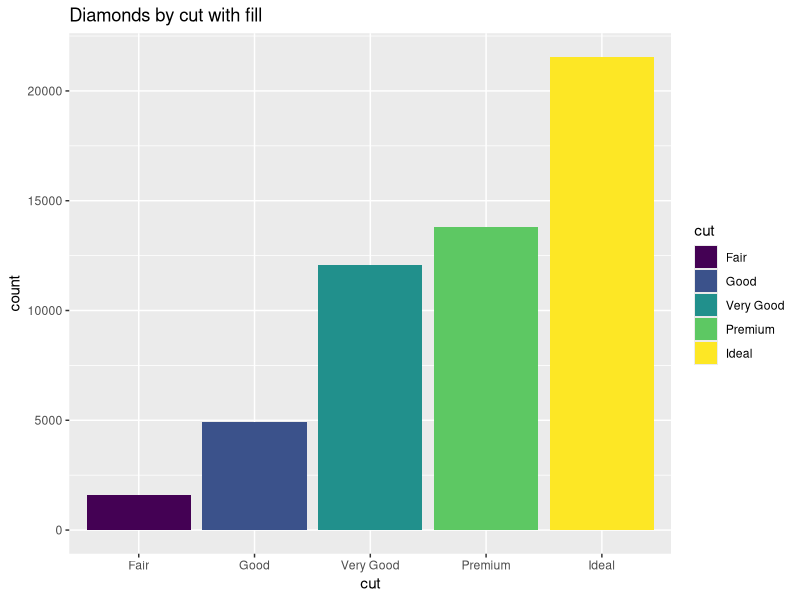
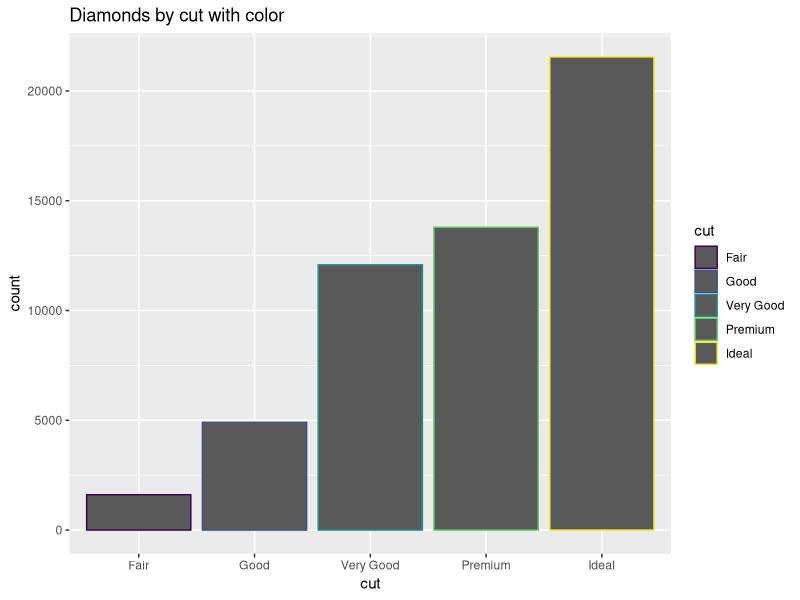
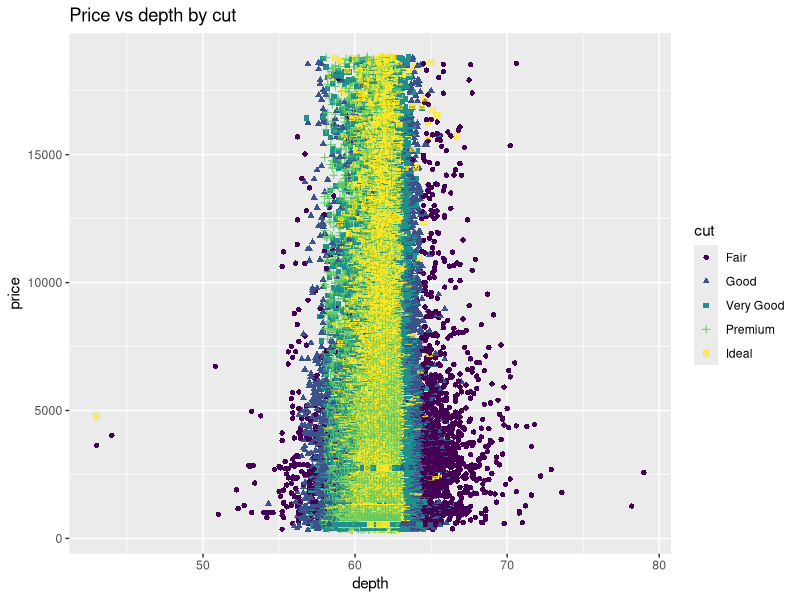
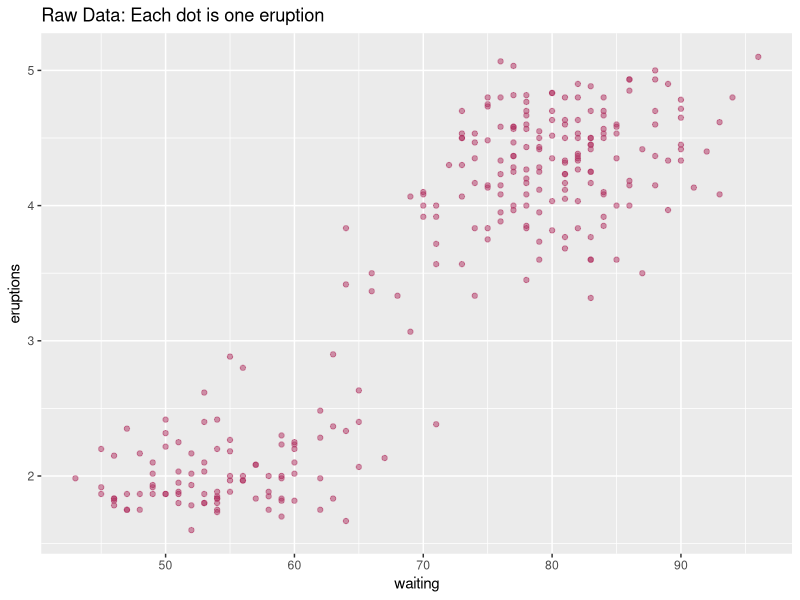
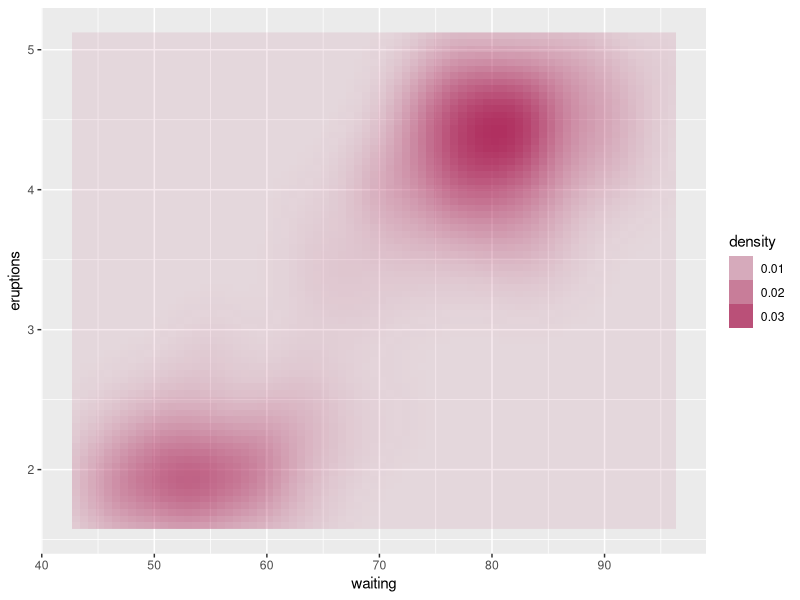
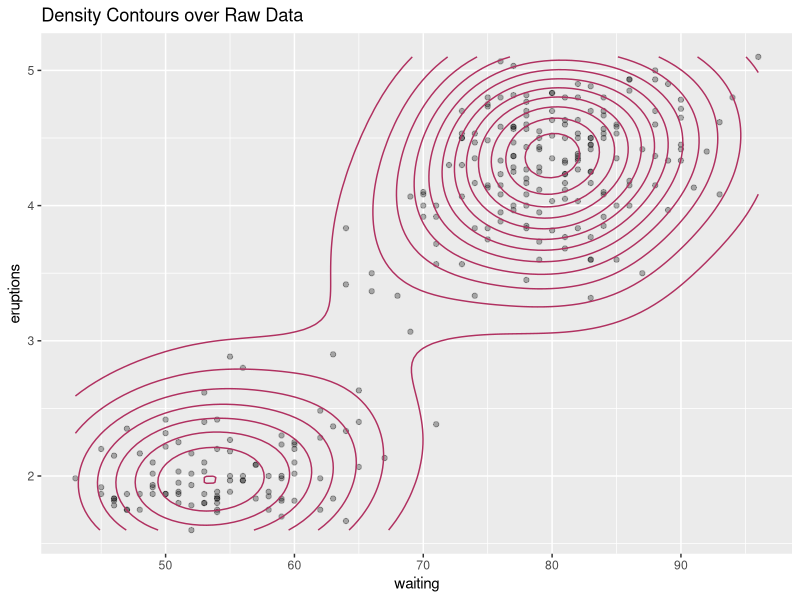
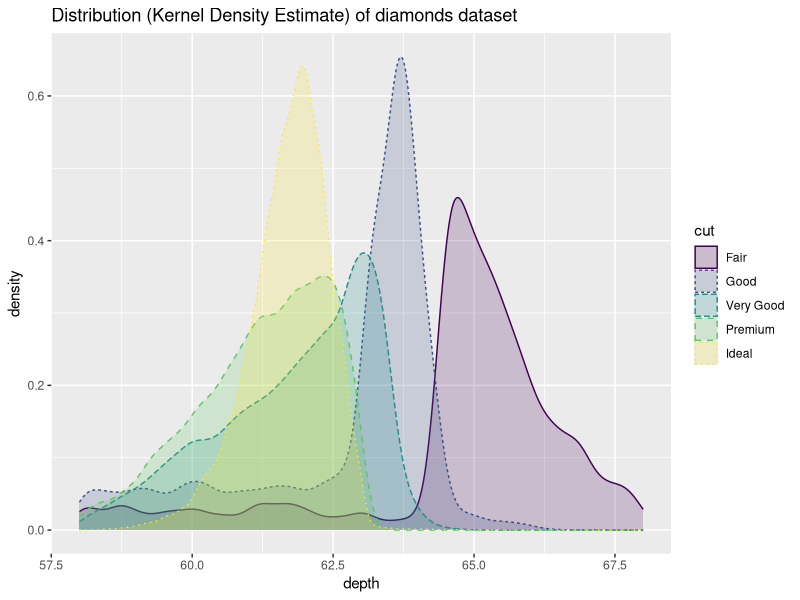
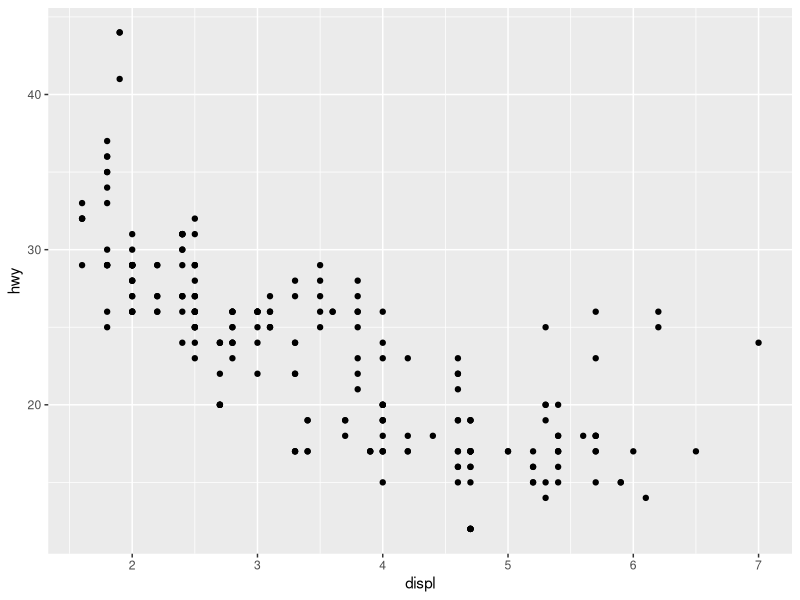

These charts were generated, in order, by the following R code:
# ==============================================================================
# LECTURE 11: ggplot2 - 3 
# Topics: Aesthetic mappings, Facetting, Individual geoms, Collective geoms 
# ==============================================================================

library(ggplot2)
library(dplyr)

# ------------------------------------------------------------------------------
# 1. AESTHETIC MAPPINGS 
#
# Common aesthetics:
# - Color: The border colour of the geom (point, line, path, text, density).
# - Fill: The filled surface area of the geom (bar, density, label, polygon).
# - Size: The suggestions that some aesthetic maps to the size of the glyph for corresponding geoms.
# - Shape: Aesthetics for point geoms or shapes.
# - Linetype: A type of line (blank, nil, solid, dashed, dotted, dotdash, longdash, twodash).
# - Alpha: Transparency of the geom (0-transparent, 1-opaque).
#
# Notes:
# A separate scale is created for each aesthetic that is mapped.
# Scales convert data values to aesthetics.
# If you map a value, it must be in 'aes' or 'scale_*' functions.
# ------------------------------------------------------------------------------

# Color vs. fill 
#fill vs Color 
#fill
diamonds
ggplot(diamonds, aes(x = cut, fill = cut)) +
  geom_bar() +
  ggtitle("Diamonds by cut with fill") 

#color 
ggplot(diamonds, aes(x = cut, colour = cut)) +
  geom_bar() +
  ggtitle("Diamonds by cut with color")

 # Different aesthetics and multiple mappings
ggplot(diamonds, aes(x = depth, y = price, colour = cut, shape = cut)) +
  geom_point() +
  ggtitle("Price vs depth by cut") 
 
# Alpha transparency 
# DATASET: faithful (Old Faithful Geyser, Yellowstone)
# ------------------------------------------------------------------------------
# Variable: eruptions (x) | Duration in minutes (approx. 2 or 4.5 min peaks)
# Variable: waiting   (y) | Time to next eruption (approx. 50 or 80 min peaks)
# Variable: density   (z) | The relative probability of (x, y) occurring. 

faithfuld
ggplot(faithful, aes(x = waiting, y = eruptions)) +
  geom_point(color = "maroon", alpha = 0.5) +
  ggtitle("Raw Data: Each dot is one eruption")
#how would you interpret this visualization? 


ggplot(faithfuld, aes(waiting, eruptions, alpha = density)) +
  geom_raster(fill = "maroon") 
# which one? 

#both?
ggplot(faithful, aes(x = waiting, y = eruptions)) +
  geom_point(alpha = 0.3) +
  geom_density_2d(color = "maroon") +
  ggtitle("Density Contours over Raw Data")

# Line type 
ggplot(diamonds, aes(x = depth, fill = cut, colour = cut, linetype = cut)) +
  geom_density(alpha = 0.2, na.rm = TRUE) +
  xlim(58, 68) +
  ggtitle("Distribution (Kernel Density Estimate) of diamonds dataset") 

# --- SCALES AND AESTHETICS (Theory) ---
# ggplot2 converts data (e.g., 'f', 'r', '4') into aesthetics (e.g., salmon, blue, green) with a scale.
# - Categorical data (factors) map to a discrete aesthetics (e.g., shapes, color, linetype).
# - Continuous data (numbers) map to continuous aesthetic (size, x, y, position, alpha).
# There is one scale for each aesthetic mapping in a plot.
# The scale also creates an axis or legend (technically a guide)...to determine the aesthetic encoding used for the data.


# ------------------------------------------------------------------------------
# 2. FACETTING 
# Facetting is another technique for distinguishing categorical variables.
# It creates tables of graphics by splitting the data into subsets and displaying 
# the same graph parameters for each subset.
# 
# Types of facet functions:
# - facet_null(): A single plot, the default
# - facet_wrap(): "wraps" a 1D panel of panels into 2D, using ~
# - facet_grid(): produces a 2D grid of panels defined by row, col variables
# ------------------------------------------------------------------------------

# Example: facet_wrap()
ggplot(mpg, aes(x = displ, y = hwy)) +
  geom_point() 

ggplot(mpg, aes(x = displ, y = hwy, color = class)) +
  geom_point() 

ggplot(mpg, aes(x = displ, y = hwy)) +
  geom_point() +
  facet_wrap(~class) 

ggplot(mpg, aes(x = displ, y = hwy, color = class)) +
  geom_point() +
  facet_wrap(~class) 

# Use ncol, nrow in facet_wrap() 
ggplot(mpg, aes(x = displ, y = hwy)) +
  geom_point() +
  facet_wrap(~class, nrow = 2) 

# Example: facet_grid()
ggplot(mpg, aes(x = displ, y = hwy)) +
  geom_point() +
  facet_grid(drv ~ cyl) 
#which categori has the best fuel consumption 

# facet_grid() with . 
#grid vs wrap
ggplot(mpg, aes(x = displ, y = hwy)) +
  geom_point() +
  facet_grid(. ~ cyl) 

ggplot(mpg, aes(x = displ, y = hwy)) +
  geom_point() +
  facet_wrap(~cyl) 

ggplot(mpg, aes(x = displ, y = hwy)) +
  geom_point() +
  facet_grid(drv ~ .) 

ggplot(mpg, aes(x = displ, y = hwy)) +
  geom_point() +
  facet_wrap(~drv) 

# facet_grid() with margins 
ggplot(mpg, aes(x = displ, y = hwy)) +
  geom_point() +
  facet_grid(. ~ cyl, margins = TRUE) 

#------------------------------------------------------------------------------
# --- CODING CHALLENGE 1 --- 
# Using the mpg dataset, create a scatterplot of displ(x) and hwy(y).
# Create a wrapped facet, splitting the data by vehicle class, with 3 columns.

ggplot(mpg, aes(x = displ, y = hwy)) +
  geom_point() +
  facet_wrap(~class, ncol = 3)


# --- CLASS DISCUSSION --- 
# What happens if you try facetting by a continuous variable, say cty? 

mpg
ggplot(mpg, aes(x = displ, y = hwy)) +
  geom_point() + 
  facet_wrap(~cty, ncol = 3)

# Why did it work? 
# Convert cty to factors and plot it again. What's ggplot doing? 
# Note: this will work even with doubles, so be careful; you could hang your machine.
#------------------------------------------------------------------------------



# ------------------------------------------------------------------------------
# 3. INDIVIDUAL GEOMS 
# The following geoms are the basic building blocks of ggplot2. 
# Each of the following geoms are two dimensional and require both x and y aesthetics.
#
# Geoms:
# - geom_area(): An area plot. This is a line plot filled to the y-axis (filled lines). Multiple groups stacked.
# - geom_bar(stat="identity"): A bar graph. Multiple bars will be stacked.
# - geom_line(): A line plot. The group aesthetic determines which are connected. Lines connect for left to right.
# - geom_point(): Creates a scatter plot.
# - geom_polygon(): Draws polygons, which are filled paths. Each vertex of the polygon requires a separate row.
# - geom_rect(), geom_tile(), geom_raster(): Draws rectangles. T...y vary based on their location specification, and display speed.
# ------------------------------------------------------------------------------


 
# ------------------------------------------------------------------------------
# 4. COLLECTIVE GEOMS & GROUPING 
# Geoms can be roughly divided into individual and collective geoms.
# Individual - draws a distinct graphical object for each observation (row).
# Collective - Displays multiple observations with one geometric object (e.g., boxplot, polygon).
# 
# The group aesthetic is mapped to the interaction of all discrete variables in the plot.
# ------------------------------------------------------------------------------

#Oxboys Dataset
# Source: nlme package
# DESCRIPTION: 
# Longitudinal data tracking the heights of 26 schoolboys in Oxford 
# measured on 9 occasions over approximately two years.
#
# VARIABLES:
#   1. Subject (Factor) : Unique ID for each of the 26 boys.
#   2. age     (Numeric): Standardized age (centered around 0).
#   3. height  (Numeric): Height of the boy in centimeters (cm).
#   4. Occasion (Ordered): Integer (1 to 9) representing the visit number.
data(Oxboys, package = "nlme") #?
Oxboys

# Example: height vs age with points colored by Subject
ggplot(Oxboys, aes(x = age, y = height, color = Subject)) +
  geom_point() 

# Height vs age with smoothing line
ggplot(Oxboys, aes(x = age, y = height)) +
  geom_point(alpha = 0.3) +
  geom_smooth()

# Situation 1: default grouping
# Distinct color and group for each subject by default
# Try: 
# predict the output without running the code? 
ggplot(Oxboys, aes(x = age, y = height)) +
  geom_line()

#how to separate them (facet_Wrap)
ggplot(Oxboys, aes(x = age, y = height)) +
  geom_line() +
  facet_wrap(~Subject)

ggplot(Oxboys, aes(x = age, y = height, group = Subject)) +
  geom_line() +
  geom_point(alpha = 0.3) 

# A global trend using geom_smooth()
ggplot(Oxboys, aes(x = age, y = height)) +
  geom_point() +
  geom_smooth() 

# Situation 2: Changing grouping
# Suppose we want separate smooth for each subject
ggplot(Oxboys, aes(x = age, y = height, group = Subject)) +
  geom_point() +
  geom_smooth(se = FALSE) 

# Nope... Using the same grouping in both layers, we get a separate smooth per subject, which is not what we wanted
ggplot(Oxboys, aes(x = age, y = height, group = Subject)) +
  geom_point() +
  geom_line() +
  geom_smooth() 

# Better: we need to restrict our group aesthetic to only desired geom_line() layer
ggplot(Oxboys, aes(x = age, y = height)) +
  geom_point() +
  geom_line(aes(group = Subject), alpha = 0.2) +
  geom_smooth()




# --- SITUATION 3: Overriding the default grouping 
# Some plots have a discrete x scale, but you still want to draw lines connecting across groups
ggplot(Oxboys, aes(Occasion, height)) +
  geom_boxplot() 

# the lines are drawn within each occasion, not across each subject
ggplot(Oxboys, aes(Occasion, height)) +
  geom_boxplot() +
  geom_line(colour = "Blue", alpha = 0.5) #grouped by occasion by default

ggplot(Oxboys, aes(x = age, y = height)) +
  geom_line() 

ggplot(Oxboys, aes(Occasion, height)) +
  geom_line(colour = "Blue", alpha = 0.5) #grouped by occasion by default


# Coding challenge 3: Using Oxboys, can you recreate our boxplot, with geom_line() grouped by Subject? 

ggplot(Oxboys, aes(Occasion, height)) +
  geom_boxplot() +
  geom_line(aes(group = Subject), colour = "Blue", alpha = 0.5)
